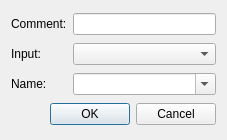
<?xml version="1.0" encoding="UTF-8"?>
<ui version="4.0">
 <class>ADCDialog</class>
 <widget class="QDialog" name="ADCDialog">
  <property name="geometry">
   <rect>
    <x>0</x>
    <y>0</y>
    <width>227</width>
    <height>140</height>
   </rect>
  </property>
  <property name="minimumSize">
   <size>
    <width>227</width>
    <height>140</height>
   </size>
  </property>
  <property name="maximumSize">
   <size>
    <width>227</width>
    <height>140</height>
   </size>
  </property>
  <property name="windowTitle">
   <string>ADC</string>
  </property>
  <layout class="QGridLayout" name="gridLayout">
   <item row="0" column="0">
    <widget class="QLabel" name="label_3">
     <property name="text">
      <string>Comment:</string>
     </property>
    </widget>
   </item>
   <item row="0" column="1">
    <widget class="QLineEdit" name="lineEdit"/>
   </item>
   <item row="1" column="0">
    <widget class="QLabel" name="label_5">
     <property name="text">
      <string>Input:</string>
     </property>
    </widget>
   </item>
   <item row="1" column="1">
    <widget class="QComboBox" name="comboBox"/>
   </item>
   <item row="2" column="0">
    <widget class="QLabel" name="label_7">
     <property name="text">
      <string>Name:</string>
     </property>
    </widget>
   </item>
   <item row="2" column="1">
    <widget class="QComboBox" name="comboBox_2">
     <property name="editable">
      <bool>true</bool>
     </property>
    </widget>
   </item>
   <item row="3" column="0" colspan="2">
    <widget class="QDialogButtonBox" name="buttonBox">
     <property name="orientation">
      <enum>Qt::Horizontal</enum>
     </property>
     <property name="standardButtons">
      <set>QDialogButtonBox::Cancel|QDialogButtonBox::Ok</set>
     </property>
    </widget>
   </item>
  </layout>
 </widget>
 <resources/>
 <connections>
  <connection>
   <sender>buttonBox</sender>
   <signal>accepted()</signal>
   <receiver>ADCDialog</receiver>
   <slot>accept()</slot>
   <hints>
    <hint type="sourcelabel">
     <x>248</x>
     <y>254</y>
    </hint>
    <hint type="destinationlabel">
     <x>157</x>
     <y>274</y>
    </hint>
   </hints>
  </connection>
  <connection>
   <sender>buttonBox</sender>
   <signal>rejected()</signal>
   <receiver>ADCDialog</receiver>
   <slot>reject()</slot>
   <hints>
    <hint type="sourcelabel">
     <x>316</x>
     <y>260</y>
    </hint>
    <hint type="destinationlabel">
     <x>286</x>
     <y>274</y>
    </hint>
   </hints>
  </connection>
 </connections>
</ui>
